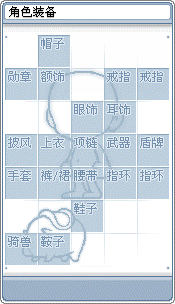
#> input picture docs/features/beidou-v17-parity/notes/ui_layout_dump/equip_backgrnd.png, 175 x 304 px, found by its file name
$ python _equipzoom.py
#> lines starting #> are read from the running program, lines starting #| are printed output that depends on the picture
from PIL import Image
im = Image.open(r'E:\project\MapleStory-Client\docs\features\beidou-v17-parity\notes\ui_layout_dump\equip_backgrnd.png').convert('RGB')
# top rows region zoom 4x
crop = im.crop((0, 20, 175, 140))
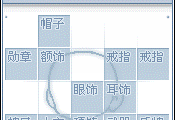
#> crop: PIL image 175x120 RGB; mean R, G, B 215.3, 223.9, 231.5
crop = crop.resize((crop.width * 4, crop.height * 4), Image.NEAREST)
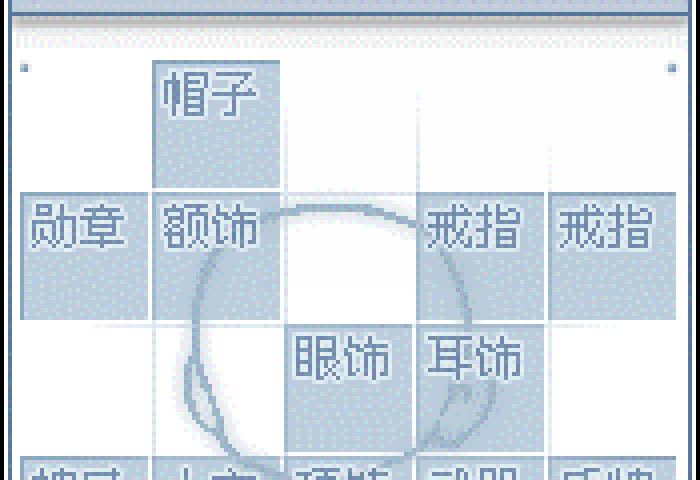
#> crop: PIL image 700x480 RGB; mean R, G, B 215.3, 223.9, 231.5
crop.save(r'E:\project\MapleStory-Client\docs\features\beidou-v17-parity\notes\ui_layout_dump\equip_zoom_top.png')
print('saved', crop.size)
#| saved (700, 480)

$ run again, with docs/features/beidou-v17-parity/notes/ui_layout_dump/equip_full.png copied over docs/features/beidou-v17-parity/notes/ui_layout_dump/equip_backgrnd.png
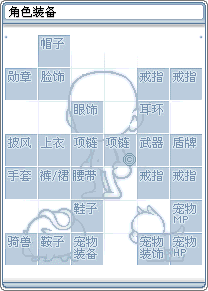
#> input picture docs/features/beidou-v17-parity/notes/ui_layout_dump/equip_full.png, 208 x 291 px, found by its file name
#> `crop = im.crop((0, 20, 175, 140))`:
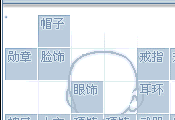
#> crop: PIL image 175x120 RGB; mean R, G, B 220.7, 228.5, 235.7
#> `crop = crop.resize((crop.width * 4, crop.height * 4), Image.NEAREST)`:
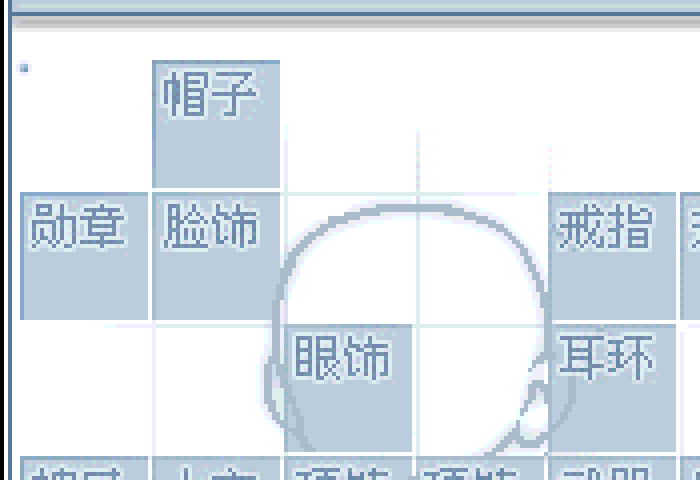
#> crop: PIL image 700x480 RGB; mean R, G, B 220.7, 228.5, 235.7
#| saved (700, 480)
